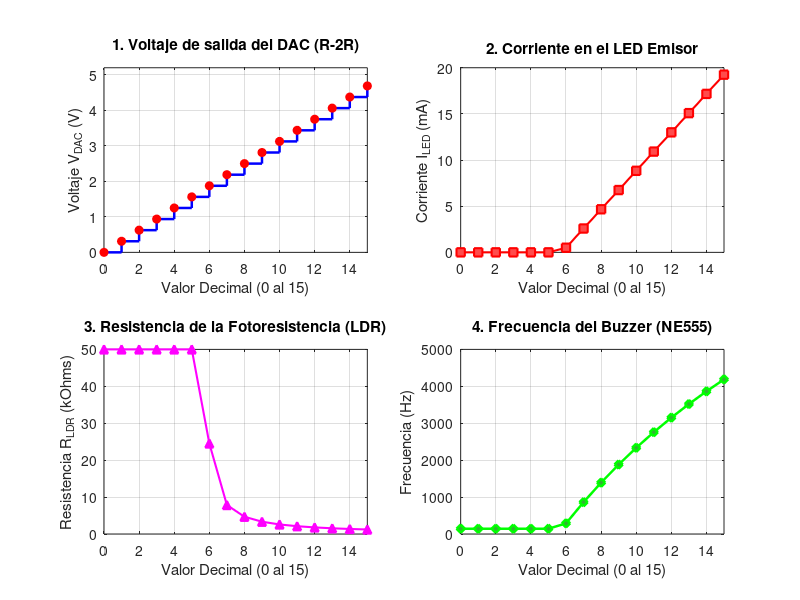

This figure's MATLAB source:
% =========================================================================
% PROYECTO: Investigacion Dirigida - Sistema de Comunicacion por Medios Opticos
% CURSO: EL-2113 Circuitos Electricos en Corriente Continua
% INSTITUCION: Escuela de Ingenieria Electronica, ITCR
% EQUIPO DE TRABAJO:
%   - Mario Cerdas (Carne: 2022437519, m.cerdas@estudiantec.cr)
%   - Ian Fuentes Nunez (Carne: 2025100912, I.fuentes.1@estudiantec.cr)
% PROFESOR: Ing. Fabian Alberto Picado Garcia
% =========================================================================
%
% DESCRIPCION:
% Este script es un simulador completo de nuestro sistema de comunicacion 
% optica. Lo que hace es calcular matematicamente que deberia pasar en 
% cada etapa del circuito a medida que el Arduino envia los valores del 0 al 15.
%
% El programa calcula y grafica paso a paso:
% 1. El voltaje que sale del convertidor (DAC R-2R).
% 2. La corriente que pasa por el LED transmisor al encenderse.
% 3. La resistencia que asume la fotoresistencia (LDR) al recibir esa luz.
% 4. La frecuencia (el tono) que generara el temporizador 555 en el buzzer.
%
% Restricciones y notas:
%   - Ocupas tener instalado el toolbox "Communications" de MATLAB para  
%     poder usar la funcion 'de2bi'.
%   - El codigo asume que hay un amplificador operacional (LM358) trabajando  
%     como seguidor de voltaje entre el DAC y el LED para que el voltaje no
%     se caiga al conectar la carga.

clear; clc; close all;

fprintf('  SIMULACION DEL SISTEMA DE COMUNICACION POR MEDIOS OPTICOS   \n');

%% 1. PARAMETROS DEL SISTEMA
% --- Etapa 1 y 2: DAC R-2R ---
V_ref = 5.0;            % Voltaje maximo de salida del Arduino (V)
N_bits = 4;             % Numero de bits
num_niveles = 2^N_bits; % 16 niveles de escalera (0 a 15)
R_dac = 10e3;           % Resistencia base R (10 kOhm)
R_2dac = 20e3;          % Resistencia 2R (20 kOhm)

% --- Etapa 4: Transmisor Optico (Driver LED) ---
V_led_drop = 1.8;       % Voltaje que consume el LED rojo (V)
R_driver = 150;         % Resistencia para proteger el LED (Ohms)

% --- Etapa 5: Receptor Optico (LDR) ---
% Modelo de la fotoresistencia (LDR) segun la luz que recibe.
% Oscila entre ~50 kOhm a oscuras y ~1.2 kOhm con luz maxima.
R_oscuridad = 50e3;     % Resistencia sin luz (Ohms)
R_luz_max = 1.2e3;      % Resistencia con mucha luz (Ohms)

% --- Etapa 6: Generador de Tono (NE555 en modo Astable) ---
% Formula del NE555: Frecuencia = 1.44 / ((R1 + 2*R_LDR) * C)
R1_555 = 1.0e3;         % Resistencia fija del pin 7 (1 kOhm)
C_555 = 100e-9;         % Condensador (100 nF)

%% 2. CALCULO DE NIVELES TEORICOS
datos_decimales = (0:num_niveles-1)';
bits_matriz = de2bi(datos_decimales, N_bits, 'left-msb'); % Binario estandar: [b3 b2 b1 b0] con MSB a la izquierda

% 1. Voltaje teorico a la salida de la escalera R-2R
voltajes_dac = V_ref * (datos_decimales / num_niveles);

% 2. Corriente en el LED (solo hay corriente si el voltaje supera la caida del LED)
corriente_led_mA = max(0, (voltajes_dac - V_led_drop) / R_driver) * 1000;

% 3. Resistencia de la LDR estimada segun cuanta corriente tiene el LED
factor_atenuacion = corriente_led_mA / max(corriente_led_mA + 1e-6);
R_ldr_estimada = R_oscuridad ./ (1 + 40 * factor_atenuacion);
R_ldr_estimada = max(R_ldr_estimada, R_luz_max); % Pone el limite minimo fisico

% 4. Frecuencia del sonido generado por el 555 (Hz)
frecuencia_555_Hz = 1.44 ./ ((R1_555 + 2 * R_ldr_estimada) * C_555);

% Calculo extra: Ciclo de trabajo (Duty Cycle) del 555
duty_cycle_pct = ((R1_555 + R_ldr_estimada) ./ (R1_555 + 2 * R_ldr_estimada)) * 100;

%% 3. TABLA DE RESULTADOS EN CONSOLA
fprintf('Dec | Binario [b3 b2 b1 b0] | V_DAC (V) | I_LED (mA) | R_LDR (kOhm) | Frecuencia (Hz) | Duty Cycle (%%)\n');
for i = 1:num_niveles
    fprintf(' %2d |       %d  %d  %d  %d       |  %6.4f   |   %5.2f    |    %6.2f    |     %7.1f     |     %5.1f\n', ...
        datos_decimales(i), ...
        bits_matriz(i,1), bits_matriz(i,2), bits_matriz(i,3), bits_matriz(i,4), ...
        voltajes_dac(i), corriente_led_mA(i), R_ldr_estimada(i)/1e3, ...
        frecuencia_555_Hz(i), duty_cycle_pct(i));
end

%% 4. GENERACION DE GRAFICAS
figure('Name', 'Sistema de Comunicacion Optica - EL2113', 'Color', [1 1 1], 'Position', [100 100 1000 700]);

% Grafica 1: Voltaje del DAC
subplot(2, 2, 1);
stairs(datos_decimales, voltajes_dac, 'b', 'LineWidth', 1.8);
hold on;
plot(datos_decimales, voltajes_dac, 'ro', 'MarkerFaceColor', 'r');
grid on;
title('1. Voltaje de salida del DAC (R-2R)');
xlabel('Valor Decimal (0 al 15)');
ylabel('Voltaje V_{DAC} (V)');
ylim([0 5.2]);
xlim([0 15]);

% Grafica 2: Corriente en el LED
subplot(2, 2, 2);
plot(datos_decimales, corriente_led_mA, 'r-s', 'LineWidth', 1.5, 'MarkerFaceColor', [1 0.3 0.3]);
grid on;
title('2. Corriente en el LED Emisor');
xlabel('Valor Decimal (0 al 15)');
ylabel('Corriente I_{LED} (mA)');
xlim([0 15]);

% Grafica 3: Resistencia de la LDR
subplot(2, 2, 3);
plot(datos_decimales, R_ldr_estimada / 1e3, 'm-^', 'LineWidth', 1.5, 'MarkerFaceColor', 'm');
grid on;
title('3. Resistencia de la Fotoresistencia (LDR)');
xlabel('Valor Decimal (0 al 15)');
ylabel('Resistencia R_{LDR} (kOhms)');
xlim([0 15]);

% Grafica 4: Frecuencia del tono final
subplot(2, 2, 4);
plot(datos_decimales, frecuencia_555_Hz, 'g-d', 'LineWidth', 1.8, 'MarkerFaceColor', [0.2 0.7 0.2]);
grid on;
title('4. Frecuencia del Buzzer (NE555)');
xlabel('Valor Decimal (0 al 15)');
ylabel('Frecuencia (Hz)');
xlim([0 15]);

fprintf('Simulacion completada con exito. Graficas generadas.\n');
